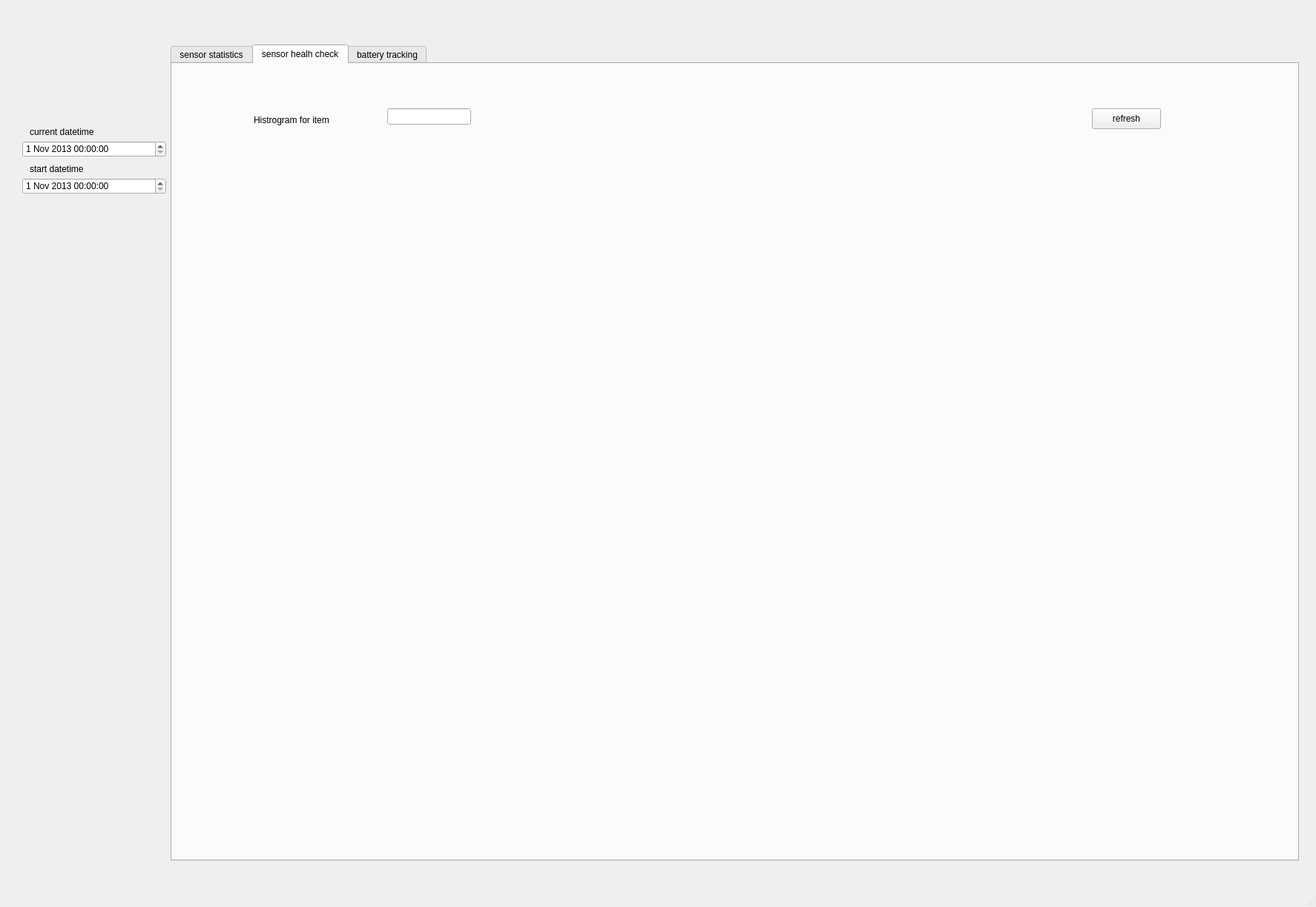
<?xml version="1.0" encoding="UTF-8"?>
<ui version="4.0">
 <class>MainWindow</class>
 <widget class="QMainWindow" name="MainWindow">
  <property name="geometry">
   <rect>
    <x>0</x>
    <y>0</y>
    <width>1774</width>
    <height>1223</height>
   </rect>
  </property>
  <property name="windowTitle">
   <string>MainWindow</string>
  </property>
  <widget class="QWidget" name="centralwidget">
   <widget class="QDateTimeEdit" name="dateTimeEdit_start">
    <property name="geometry">
     <rect>
      <x>30</x>
      <y>190</y>
      <width>194</width>
      <height>22</height>
     </rect>
    </property>
    <property name="dateTime">
     <datetime>
      <hour>0</hour>
      <minute>0</minute>
      <second>0</second>
      <year>2013</year>
      <month>11</month>
      <day>1</day>
     </datetime>
    </property>
    <property name="maximumDateTime">
     <datetime>
      <hour>0</hour>
      <minute>0</minute>
      <second>0</second>
      <year>2014</year>
      <month>12</month>
      <day>31</day>
     </datetime>
    </property>
    <property name="minimumDateTime">
     <datetime>
      <hour>0</hour>
      <minute>0</minute>
      <second>0</second>
      <year>2013</year>
      <month>1</month>
      <day>1</day>
     </datetime>
    </property>
    <property name="maximumDate">
     <date>
      <year>2014</year>
      <month>12</month>
      <day>31</day>
     </date>
    </property>
    <property name="minimumDate">
     <date>
      <year>2013</year>
      <month>1</month>
      <day>1</day>
     </date>
    </property>
   </widget>
   <widget class="QPushButton" name="pushButton_refresh_5">
    <property name="geometry">
     <rect>
      <x>1100</x>
      <y>580</y>
      <width>93</width>
      <height>28</height>
     </rect>
    </property>
    <property name="text">
     <string>refresh</string>
    </property>
   </widget>
   <widget class="QTabWidget" name="tabWidget">
    <property name="geometry">
     <rect>
      <x>230</x>
      <y>60</y>
      <width>1521</width>
      <height>1101</height>
     </rect>
    </property>
    <property name="currentIndex">
     <number>1</number>
    </property>
    <widget class="QWidget" name="tab">
     <attribute name="title">
      <string>sensor statistics</string>
     </attribute>
     <widget class="QTableWidget" name="doorTable">
      <property name="geometry">
       <rect>
        <x>80</x>
        <y>90</y>
        <width>421</width>
        <height>451</height>
       </rect>
      </property>
     </widget>
     <widget class="QPushButton" name="pushButton_refresh_door">
      <property name="geometry">
       <rect>
        <x>360</x>
        <y>50</y>
        <width>93</width>
        <height>28</height>
       </rect>
      </property>
      <property name="text">
       <string>refresh</string>
      </property>
     </widget>
     <widget class="QLabel" name="label">
      <property name="geometry">
       <rect>
        <x>120</x>
        <y>60</y>
        <width>55</width>
        <height>16</height>
       </rect>
      </property>
      <property name="text">
       <string>doors</string>
      </property>
     </widget>
     <widget class="QTableWidget" name="fanTable">
      <property name="geometry">
       <rect>
        <x>520</x>
        <y>100</y>
        <width>481</width>
        <height>161</height>
       </rect>
      </property>
     </widget>
     <widget class="QPushButton" name="pushButton_refresh_fan">
      <property name="geometry">
       <rect>
        <x>850</x>
        <y>60</y>
        <width>93</width>
        <height>28</height>
       </rect>
      </property>
      <property name="text">
       <string>refresh</string>
      </property>
     </widget>
     <widget class="QLabel" name="label_2">
      <property name="geometry">
       <rect>
        <x>560</x>
        <y>70</y>
        <width>55</width>
        <height>16</height>
       </rect>
      </property>
      <property name="text">
       <string>fan</string>
      </property>
     </widget>
     <widget class="QTableWidget" name="itemTable">
      <property name="geometry">
       <rect>
        <x>520</x>
        <y>310</y>
        <width>481</width>
        <height>231</height>
       </rect>
      </property>
     </widget>
     <widget class="QLabel" name="label_3">
      <property name="geometry">
       <rect>
        <x>580</x>
        <y>280</y>
        <width>55</width>
        <height>16</height>
       </rect>
      </property>
      <property name="text">
       <string>item</string>
      </property>
     </widget>
     <widget class="QPushButton" name="pushButton_refresh_item">
      <property name="geometry">
       <rect>
        <x>860</x>
        <y>270</y>
        <width>93</width>
        <height>28</height>
       </rect>
      </property>
      <property name="text">
       <string>refresh</string>
      </property>
     </widget>
     <widget class="QTableWidget" name="motionTable">
      <property name="geometry">
       <rect>
        <x>1020</x>
        <y>90</y>
        <width>461</width>
        <height>451</height>
       </rect>
      </property>
     </widget>
     <widget class="QLabel" name="label_4">
      <property name="geometry">
       <rect>
        <x>1040</x>
        <y>60</y>
        <width>55</width>
        <height>16</height>
       </rect>
      </property>
      <property name="text">
       <string>motion</string>
      </property>
     </widget>
     <widget class="QPushButton" name="pushButton_refresh_motion">
      <property name="geometry">
       <rect>
        <x>1360</x>
        <y>50</y>
        <width>93</width>
        <height>28</height>
       </rect>
      </property>
      <property name="text">
       <string>refresh</string>
      </property>
     </widget>
     <widget class="QTableWidget" name="tempTable">
      <property name="geometry">
       <rect>
        <x>80</x>
        <y>590</y>
        <width>421</width>
        <height>451</height>
       </rect>
      </property>
     </widget>
     <widget class="QPushButton" name="pushButton_refresh_temp">
      <property name="geometry">
       <rect>
        <x>350</x>
        <y>550</y>
        <width>93</width>
        <height>28</height>
       </rect>
      </property>
      <property name="text">
       <string>refresh</string>
      </property>
     </widget>
     <widget class="QLabel" name="label_7">
      <property name="geometry">
       <rect>
        <x>130</x>
        <y>560</y>
        <width>55</width>
        <height>16</height>
       </rect>
      </property>
      <property name="text">
       <string>temp</string>
      </property>
     </widget>
     <widget class="QTableWidget" name="lightTable">
      <property name="geometry">
       <rect>
        <x>520</x>
        <y>590</y>
        <width>481</width>
        <height>451</height>
       </rect>
      </property>
     </widget>
     <widget class="QPushButton" name="pushButton_refresh_light">
      <property name="geometry">
       <rect>
        <x>860</x>
        <y>550</y>
        <width>93</width>
        <height>28</height>
       </rect>
      </property>
      <property name="text">
       <string>refresh</string>
      </property>
     </widget>
     <widget class="QLabel" name="label_5">
      <property name="geometry">
       <rect>
        <x>560</x>
        <y>560</y>
        <width>81</width>
        <height>16</height>
       </rect>
      </property>
      <property name="text">
       <string>light sensors</string>
      </property>
     </widget>
     <widget class="QTableWidget" name="lightswitchTable">
      <property name="geometry">
       <rect>
        <x>1020</x>
        <y>590</y>
        <width>461</width>
        <height>451</height>
       </rect>
      </property>
     </widget>
     <widget class="QLabel" name="label_9">
      <property name="geometry">
       <rect>
        <x>1060</x>
        <y>560</y>
        <width>81</width>
        <height>16</height>
       </rect>
      </property>
      <property name="text">
       <string>light switch</string>
      </property>
     </widget>
     <widget class="QPushButton" name="pushButton_refresh_lightswitch">
      <property name="geometry">
       <rect>
        <x>1340</x>
        <y>550</y>
        <width>93</width>
        <height>28</height>
       </rect>
      </property>
      <property name="text">
       <string>refresh</string>
      </property>
     </widget>
    </widget>
    <widget class="QWidget" name="tab_2">
     <attribute name="title">
      <string>sensor healh check</string>
     </attribute>
     <widget class="QLabel" name="label_hist">
      <property name="geometry">
       <rect>
        <x>110</x>
        <y>60</y>
        <width>161</width>
        <height>31</height>
       </rect>
      </property>
      <property name="text">
       <string>Histrogram for item</string>
      </property>
     </widget>
     <widget class="QLineEdit" name="lineEdit_hist">
      <property name="geometry">
       <rect>
        <x>290</x>
        <y>60</y>
        <width>113</width>
        <height>22</height>
       </rect>
      </property>
      <property name="text">
       <string/>
      </property>
     </widget>
     <widget class="QPushButton" name="pushButton_hist">
      <property name="geometry">
       <rect>
        <x>1240</x>
        <y>60</y>
        <width>93</width>
        <height>28</height>
       </rect>
      </property>
      <property name="text">
       <string>refresh</string>
      </property>
     </widget>
     <widget class="PlotWidget" name="graphWidget" native="true">
      <property name="geometry">
       <rect>
        <x>50</x>
        <y>130</y>
        <width>1421</width>
        <height>921</height>
       </rect>
      </property>
     </widget>
    </widget>
    <widget class="QWidget" name="battery">
     <attribute name="title">
      <string>battery tracking</string>
     </attribute>
     <widget class="QTableWidget" name="battTable">
      <property name="geometry">
       <rect>
        <x>70</x>
        <y>110</y>
        <width>591</width>
        <height>921</height>
       </rect>
      </property>
     </widget>
     <widget class="QLabel" name="label_8">
      <property name="geometry">
       <rect>
        <x>90</x>
        <y>80</y>
        <width>101</width>
        <height>20</height>
       </rect>
      </property>
      <property name="text">
       <string>battery percetage</string>
      </property>
     </widget>
     <widget class="QPushButton" name="pushButton_refresh_batt">
      <property name="geometry">
       <rect>
        <x>480</x>
        <y>70</y>
        <width>93</width>
        <height>28</height>
       </rect>
      </property>
      <property name="text">
       <string>refresh</string>
      </property>
     </widget>
     <widget class="QListWidget" name="battList">
      <property name="geometry">
       <rect>
        <x>720</x>
        <y>110</y>
        <width>311</width>
        <height>921</height>
       </rect>
      </property>
     </widget>
     <widget class="QLabel" name="label_11">
      <property name="geometry">
       <rect>
        <x>820</x>
        <y>80</y>
        <width>141</width>
        <height>16</height>
       </rect>
      </property>
      <property name="text">
       <string>monthly change list</string>
      </property>
     </widget>
    </widget>
   </widget>
   <widget class="QDateTimeEdit" name="dateTimeEdit_end">
    <property name="geometry">
     <rect>
      <x>30</x>
      <y>240</y>
      <width>194</width>
      <height>22</height>
     </rect>
    </property>
    <property name="dateTime">
     <datetime>
      <hour>0</hour>
      <minute>0</minute>
      <second>0</second>
      <year>2013</year>
      <month>11</month>
      <day>1</day>
     </datetime>
    </property>
    <property name="maximumDateTime">
     <datetime>
      <hour>0</hour>
      <minute>0</minute>
      <second>0</second>
      <year>2014</year>
      <month>12</month>
      <day>31</day>
     </datetime>
    </property>
    <property name="minimumDateTime">
     <datetime>
      <hour>0</hour>
      <minute>0</minute>
      <second>0</second>
      <year>2013</year>
      <month>1</month>
      <day>1</day>
     </datetime>
    </property>
    <property name="maximumDate">
     <date>
      <year>2014</year>
      <month>12</month>
      <day>31</day>
     </date>
    </property>
    <property name="minimumDate">
     <date>
      <year>2013</year>
      <month>1</month>
      <day>1</day>
     </date>
    </property>
   </widget>
   <widget class="QLabel" name="label_6">
    <property name="geometry">
     <rect>
      <x>40</x>
      <y>170</y>
      <width>101</width>
      <height>16</height>
     </rect>
    </property>
    <property name="text">
     <string>current datetime</string>
    </property>
   </widget>
   <widget class="QLabel" name="label_10">
    <property name="geometry">
     <rect>
      <x>40</x>
      <y>220</y>
      <width>81</width>
      <height>16</height>
     </rect>
    </property>
    <property name="text">
     <string>start datetime</string>
    </property>
   </widget>
  </widget>
  <widget class="QStatusBar" name="statusbar"/>
 </widget>
 <customwidgets>
  <customwidget>
   <class>PlotWidget</class>
   <extends>QWidget</extends>
   <header>pyqtgraph</header>
   <container>1</container>
  </customwidget>
 </customwidgets>
 <resources/>
 <connections/>
</ui>
